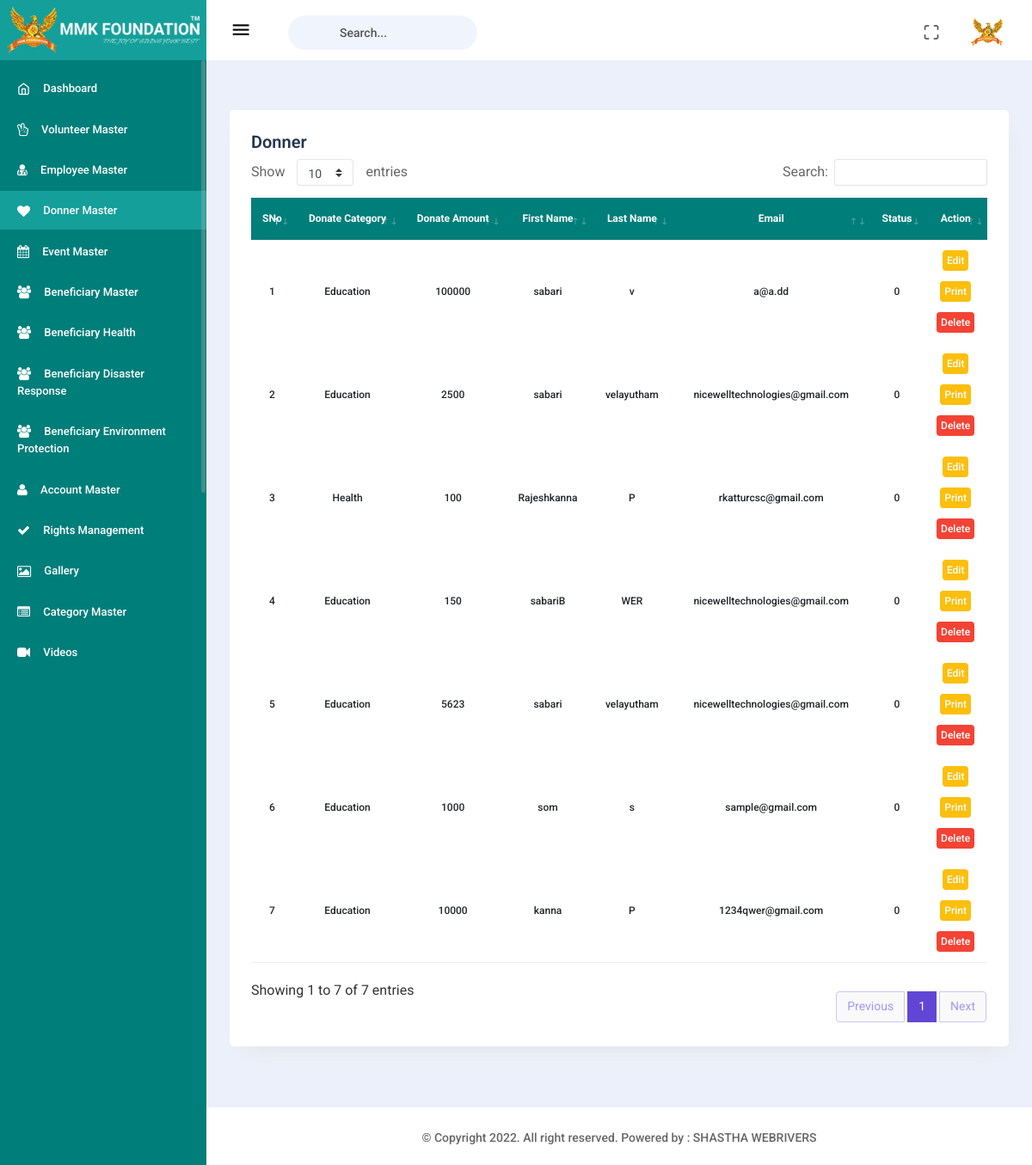
Page /adm/donner.php (signed in) on the committed database.
### tables this page shows
CREATE TABLE `donater` (
  `donaterid` int(11) NOT NULL,
  `donaterno` varchar(255) NOT NULL,
  `password` varchar(255) NOT NULL,
  `donatecategory` varchar(255) NOT NULL,
  `donateamount` varchar(255) NOT NULL,
  `firstname` varchar(255) NOT NULL,
  `lastname` varchar(255) NOT NULL,
  `email` varchar(255) NOT NULL,
  `phone` varchar(255) NOT NULL,
  `address` varchar(255) NOT NULL,
  `city` varchar(255) NOT NULL,
  `state` varchar(255) NOT NULL,
  `pincode` varchar(255) NOT NULL,
  `country` varchar(255) NOT NULL,
  `nationality` varchar(255) NOT NULL,
  `eightegtaxbenefit` varchar(255) NOT NULL,
  `dob` varchar(255) NOT NULL,
  `gender` varchar(255) NOT NULL,
  `pan` varchar(255) NOT NULL,
  `creatdate` timestamp NOT NULL DEFAULT CURRENT_TIMESTAMP,
  `modifydate` varchar(255) NOT NULL,
  `status` int(11) NOT NULL
);

### adm/donner.php (the view, shortened to what this page needs)
<?php
 if (!isset($_SESSION['admin_name'])) {
    header("location: index.php");
 }
 else {
    include('includes/header.php');
    include('includes/sidebar.php');
 ?>
    <div class="main-content page-content">
        <div class="main-content-inner">
            <div class="row">
                <div class="col-12 mt-4">
                    <div class="card">
                        <div class="card-body">
                            <h4 class="header-title">Donner</h4>
                            <div class="table-responsive datatable-primary">
                                <table id="dataTable2" class="text-center">
                                    <thead class="text-capitalize">
                                    <tr>
                                        <th>SNo</th>
                                        <th>Donate Category</th>
                                        <th>Donate Amount</th>
                                        <th>First Name</th>
                                        <th>Last Name</th>
                                        <th>Email</th>
                                        <th>Status</th>
                                        <th>Action</th>
                                    </tr>
                                    </thead>
                                    <tbody>
                                    <?php
                                        $selectdonaterquery = "select * from donater";
                                              $rundonaterQuery = mysqli_query($con,$selectdonaterquery);
                                               $serialNum = 1;
                                               while ($rowdonaterquery = mysqli_fetch_array($rundonaterQuery)) {
                                                $serialNumber = $serialNum++;
                                                $donaterid = $rowdonaterquery['donaterid'];
                                                $donatecategory = $rowdonaterquery['donatecategory'];
                                                $donateamount = $rowdonaterquery['donateamount'];
                                                $firstname = $rowdonaterquery['firstname'];
                                                $lastname = $rowdonaterquery['lastname'];
                                                $email = $rowdonaterquery['email'];
                                                $status = $rowdonaterquery['status'];
                                           ?>
                                    <tr>
                                        <td><?= $serialNumber; ?></td>
                                        <td><?= $donatecategory; ?></td>
                                        <td><?= $donateamount; ?></td>
                                        <td><?= $firstname; ?></td>
                                        <td><?= $lastname; ?></td>
                                        <td><?= $email; ?></td>
                                        <td><?= $status; ?></td>
                                        <td>
                                            <a href="donateredit.php?donateredit=<?= $donaterid; ?>" class="label label-sm label-warning">Edit</a><br><br>
                                            <a href="donner-bill.php?donaterprint=<?= $donaterid; ?>" class="label label-sm label-warning">Print</a><br><br>
                                           <a href="edit/delete.php?donatersedit=<?= $donaterid; ?>" class="label label-sm label-danger">Delete</a>
                                        </td>
                                    </tr>
                                    <?php } ?>
                                    </tbody>
                                </table>
                            </div>
                        </div>
                    </div>
                </div>
            </div>
        </div>
    </div>
<?php include('includes/footer.php') ?>
<?php } ?>

### adm/includes/header.php (shortened to what this page needs)
<!DOCTYPE html>
<html class="no-js" lang="zxx">
<head>
    <link rel="stylesheet" href="assets/css/bootstrap.min.css">
    <link rel="stylesheet" href="assets/css/style.css">
    <link href="assets/css/owl.carousel.min.css" rel="stylesheet" type="text/css">
    <link href="assets/css/owl.theme.default.min.css" rel="stylesheet" type="text/css">
    <link rel="stylesheet" href="assets/css/font-awesome.min.css">
    <link rel="stylesheet" href="assets/css/themify-icons.css">
    <link href="assets/css/ionicons.min.css" rel="stylesheet"/>
    <link href="assets/css/et-line.css" rel="stylesheet"/>
    <link href="assets/css/feather.css" rel="stylesheet"/>
    <link href="assets/css/flag-icon.min.css" rel="stylesheet"/>
    <link href="assets/css/materialdesignicons.min.css" rel="stylesheet"/>
    <link rel="stylesheet" href="assets/css/metisMenu.css">
    <link rel="stylesheet" href="assets/css/slicknav.min.css">
    <link href="assets/css/flag-icon.min.css" rel="stylesheet"/>
    <link href="assets/css/materialdesignicons.min.css" rel="stylesheet"/>
    <link rel="stylesheet" href="assets/vendors/am-charts/css/am-charts.css" type="text/css" media="all" />
    <link rel="stylesheet" href="assets/vendors/charts/morris-bundle/morris.css">
    <link href="assets/vendors/j-vectormap/jquery-jvectormap-1.2.2.css" rel="stylesheet" type="text/css" />
    <link rel="stylesheet" href="assets/vendors/fullcalendar/dist/fullcalendar.min.css">
    <link rel="stylesheet" href="assets/vendors/fullcalendar/dist/fullcalendar.print.min.css" media="print">
    <link rel="stylesheet" type="text/css" href="assets/vendors/data-table/css/jquery.dataTables.css">
    <link rel="stylesheet" type="text/css" href="assets/vendors/data-table/css/dataTables.bootstrap4.min.css">
    <link rel="stylesheet" type="text/css" href="assets/vendors/data-table/css/responsive.bootstrap.min.css">
    <link rel="stylesheet" type="text/css" href="assets/vendors/data-table/css/responsive.jqueryui.min.css">
</head>
<body>
<div id="page-container">
    <div class="header-area">
        <div class="header-area-left">
            <a href="dashboard.php" class="logo">
                <span>
                    <img src="images/logo1.png" alt="" style="width: 100%;">
                </span>
            </a>
        </div>
        <div class="row align-items-center header_right">
            <div class="col-md-6 d_none_sm d-flex align-items-center">
                <div class="nav-btn button-menu-mobile pull-left">
                    <button class="open-left waves-effect">
                        <i class="ion-android-menu"></i>
                    </button>
                </div>
                <div class="search-box pull-left">
                    <form action="#">
                        <input type="text" name="search" placeholder="Search..." required="">
                    </form>
                </div>
            </div>
            <div class="col-md-6 col-sm-12">
                <ul class="notification-area pull-right">
                    <li id="full-view" class="d_none_sm"><i class="feather ft-maximize"></i></li>
                    <li class="user-dropdown">
                        <div class="dropdown">
                            <button class="btn dropdown-toggle" type="button" id="dropdownMenuButton" data-toggle="dropdown" aria-haspopup="true" aria-expanded="false">
                                <img src="assets/images/user.jpg" alt="" class="img-fluid">
                            </button>
                        </div>
                    </li>
                </ul>
            </div>
        </div>
    </div>

### adm/includes/sidebar.php (shortened to what this page needs)
<div class="sidebar_menu">
    <div class="menu-inner">
        <div id="sidebar-menu">
            <ul class="metismenu" id="sidebar_menu">
                <li>
                    <a href="dashboard.php">
                        <i class="feather ft-home"></i>
                        <span>Dashboard</span>
                    </a>
                </li>
                <li>
                    <a href="volunteers.php">
                        <i class="fa fa-hand-peace-o"></i>
                        <span>Volunteer Master</span>
                    </a>
                </li>
                <li>
                    <a href="employee.php">
                        <i class="fa fa-user-md"></i>
                        <span>Employee Master</span>
                    </a>
                </li>
                <li>
                    <a href="donner.php">
                        <i class="fa fa-heart"></i>
                        <span>Donner Master</span>
                    </a>
                </li>
                <li>
                    <a href="events.php">
                        <i class="fa fa-calendar"></i>
                        <span>Event Master</span>
                    </a>
                </li>
                <li>
                    <a href="beneficiary.php">
                        <i class="fa fa-users"></i>
                        <span>Beneficiary Master</span>
                    </a>
                </li>
                <li>
                    <a href="health.php">
                        <i class="fa fa-users"></i>
                        <span>Beneficiary Health</span>
                    </a>
                </li>
                <li>
                    <a href="disasterresponse.php">
                        <i class="fa fa-users"></i>
                        <span>Beneficiary Disaster Response</span>
                    </a>
                </li>
                <li>
                    <a href="environmentprotection.php">
                        <i class="fa fa-users"></i>
                        <span>Beneficiary Environment Protection</span>
                    </a>
                </li>
                <li>
                    <a href="#">
                        <i class="fa fa-user"></i>
                        <span>Account Master</span>
                    </a>
                </li>
                 <li>
                    <a href="#">
                        <i class="fa fa-check"></i>
                        <span>Rights Management</span>
                    </a>
                </li>
                <li>
                    <a href="gallery.php">
                        <i class="fa fa-image"></i>
                        <span>Gallery</span>
                    </a>
                </li>
                <li>
                    <a href="#">
                        <i class="fa fa-list-alt"></i>
                        <span>Category Master</span>
                    </a>
                </li>
                <li>
                    <a href="videos.php">
                        <i class="fa fa-video-camera"></i>
                        <span>Videos</span>
                    </a>
                </li>
                    </ul>
        </div>
    </div>
</div>

### adm/includes/footer.php (shortened to what this page needs)
    <footer>
        <div class="footer-area">
            <p>&copy; Copyright 2022. All right reserved. Powered by : SHASTHA WEBRIVERS</p>
        </div>
    </footer>
</div>
</body>
</html>

### adm/assets/css/feather.css (style rules this page uses)
.feather { font-family: 'feather' !important; speak: none; font-style: normal; font-weight: normal; font-variant: normal; text-transform: none; line-height: 1; -webkit-font-smoothing: antialiased; -moz-osx-font-smoothing: grayscale; }
.ft-home:before { content: "\e87a"; }
.ft-maximize:before { content: "\e908"; }

### rows in the picture
donater: serialNumber "1", donatecategory "Education", donateamount "100000", firstname "sabari", lastname "v", email "a@a.dd", status "0"
donater: serialNumber "2", donatecategory "Education", donateamount "2500", firstname "sabari", lastname "velayutham", email "nicewelltechnologies@gmail.com", status "0"
donater: serialNumber "3", donatecategory "Health", donateamount "100", firstname "Rajeshkanna", lastname "P", email "rkatturcsc@gmail.com", status "0"
donater: serialNumber "4", donatecategory "Education", donateamount "150", firstname "sabariB", lastname "WER", email "nicewelltechnologies@gmail.com", status "0"
donater: serialNumber "5", donatecategory "Education", donateamount "5623", firstname "sabari", lastname "velayutham", email "nicewelltechnologies@gmail.com", status "0"
donater: serialNumber "6", donatecategory "Education", donateamount "1000", firstname "som", lastname "s", email "sample@gmail.com", status "0"
donater: serialNumber "7", donatecategory "Education", donateamount "10000", firstname "kanna", lastname "P", email "1234qwer@gmail.com", status "0"
